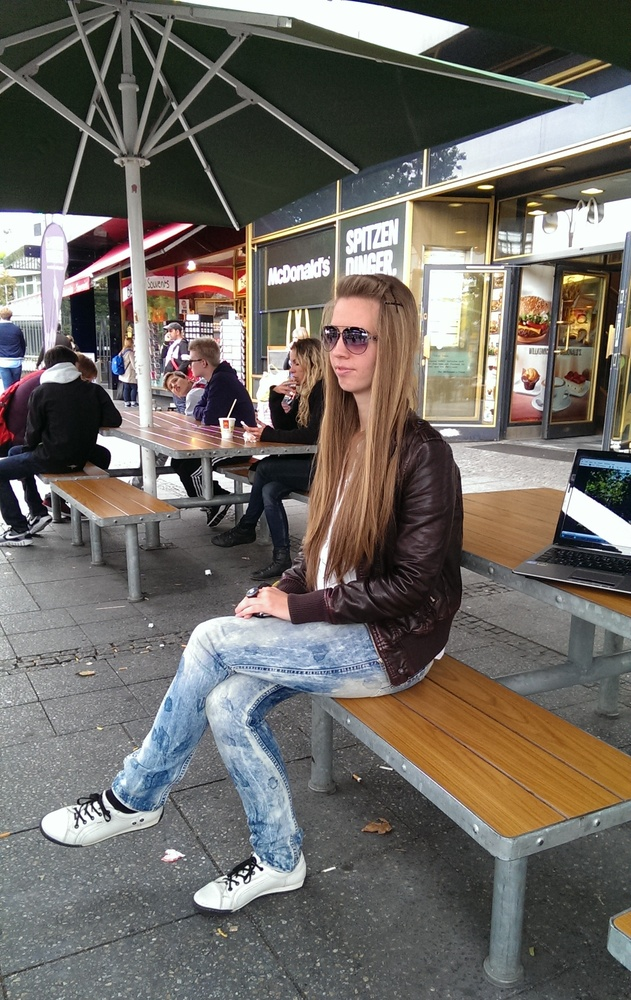
#> input picture Gallery/Denisa.jpg, 631 x 1000 px, shrunk from 1520 x 2410 before the run
$ python -i afremize.py   (imports and definitions only)
#> lines starting #> are read from the running program, lines starting #| are printed output that depends on the picture
### imgIO.py
# Copyright (C) 2015 Jana Cavojska
# This file is part of 'Afremize'.

# 'Afremize' is free software: you can redistribute it and/or modify
# it under the terms of the GNU General Public License as published by
# the Free Software Foundation, version 2 of the License.

# 'Afremize' is distributed in the hope that it will be useful,
# but WITHOUT ANY WARRANTY; without even the implied warranty of
# MERCHANTABILITY or FITNESS FOR A PARTICULAR PURPOSE.  See the
# GNU General Public License for more details.

# You should have received a copy of the GNU General Public License
# along with 'Afremize'.  If not, see <http://www.gnu.org/licenses/>.

from PIL import Image, ImageDraw

# converts the pixel access object pic into a numpy array
def pixelAccessToNumpy(pixelAccess):
    return numpy.array(pixelAccess)


# converts the numpy array nparray into a pixel access object. not working
# [4 lines left out: function numpyToPixelAccess, not called in this run]


# returns an image object. Problem: this actually doesn't work
#def numpyToImage(nparray):
    #return Image.fromarray(nparray)


# loads picture filename and returns its pixel access object
def loadImgAsPixelAccess(filename):
    im = Image.open(filename)
    #draw = ImageDraw.Draw(im)
    return [im, im.load()]


def saveNPimg(outfile, ndarray):
    imsave(outfile, ndarray)


# im is what the Image.open() function returned
def savePixelAccessImg(outfile, im):
    im.save(outfile)


# creates and returns a white image and it pixel access object
# each color value of the pixel access object will be (255, 255, 255, 255)
def createWhiteImg(width, height):
    im = Image.new("RGBA", (width, height), "white")
    pix = im.load()
    return [im, pix]


# creates and returns a transparent image and it pixel access object
# each color value of the pixel access object will be (0, 0, 0, 0)
# [4 lines left out: function createTransparentImg, not called in this run]

### afremize.py
# Copyright (C) 2015 Jana Cavojska
# This file is part of 'Afremize'.

# 'Afremize' is free software: you can redistribute it and/or modify
# it under the terms of the GNU General Public License as published by
# the Free Software Foundation, version 2 of the License.

# 'Afremize' is distributed in the hope that it will be useful,
# but WITHOUT ANY WARRANTY; without even the implied warranty of
# MERCHANTABILITY or FITNESS FOR A PARTICULAR PURPOSE.  See the
# GNU General Public License for more details.

# You should have received a copy of the GNU General Public License
# along with 'Afremize'.  If not, see <http://www.gnu.org/licenses/>.

from __future__ import division
import numpy as np
import random
from random import randint
from PIL import Image, ImageDraw, ImageFilter, ImageEnhance
from skimage.segmentation import felzenszwalb
from math import sqrt, acos, degrees, ceil, floor
import warnings
import os

# own imports:
import imgIO
import brushstroke


# give each felzenszwalb segment a random color to improve their visibility and save the clusters as a new image
# [27 lines left out: functions saveClusteredImage, colorImgSegments, not called in this run]


def colorBackground(inIm, inPix, segmentsByIDlist, outIm, outPix, background="blur"):
    if background == "blur": # use the blurred input image as background for the output image
        outIm = inIm.filter(ImageFilter.BLUR)
        outPix = outIm.load()
    elif background == "cluster":
        outPix = colorImgSegments(inPix, segmentsByIDlist, outPix)
    return outIm, outPix


def getOutfileName(path, output_dir, infile):
    extension = ".png"
    appendix = "__out"
    outfileTmp = infile.split('.')
    filename = ''
    for namepiece in range(0, len(outfileTmp) - 1):
        filename = filename + outfileTmp[namepiece]
    i = 0
    outfile = path + output_dir + filename
    while True or i < 500:
        if os.path.exists(outfile + appendix + extension):
            appendix = appendix + "__out"
        else:
            outfile = outfile + appendix + extension
            break
    return filename, outfile


def clustering(inPixNP, width, height, scale=50, sigma=4.5, min_size=10):
    segmentsNP = felzenszwalb(inPixNP, scale, sigma, min_size)
    # felzenszwalb(image, scale=1, sigma=0.8, min_size=20)
    # image : (width, height, 3) or (width, height) ndarray - Input image.
    # scale : float - Free parameter. Higher means larger clusters.
    # sigma : float - Width of Gaussian kernel used in preprocessing.
    # min_size : int - Minimum component size. Enforced using postprocessing.

    # create a data structure with regionIDs as keys and lists of their pixel coordinates as values:
    maxSegmentID = np.max(segmentsNP)
    segmentsByIDlist = [[] for i in range(maxSegmentID + 1)]
    for y in range(0,height):
        for x in range(0,width):
            regionID = segmentsNP[y,x]
            segmentsByIDlist[regionID].append((x, y))
    return segmentsNP, segmentsByIDlist


def getRegLineCoordinates(minX, maxX, regression, height):
    # create an array regLine with all x and y coordinates of the regression line
    start = regression[0]*(minX**2) + regression[1]*minX + regression[2]
    stop = regression[0]*(maxX**2) + regression[1]*maxX + regression[2]
    numOfPointsX = euclidDist((minX, start), (maxX, stop))
    stepSize = (maxX - minX) / numOfPointsX
    pointsX = (np.arange(minX, maxX + 1, stepSize)).tolist()
    pointsY = list(pointsX)

    stopLen = len(pointsY)
    pointY = 0
    while pointY < stopLen:
        pointsY[pointY] = int(regression[0]*(pointsY[pointY]**2) + regression[1]*pointsY[pointY] + regression[2])
        if pointsY[pointY] < 0 or pointsY[pointY] > height - 1: # this regression point is out of range of the input image, so discard it
            del pointsX[pointY]
            del pointsY[pointY]
            stopLen = stopLen - 1
        else:
            pointY = pointY + 1
    return [[int(i) for i in pointsX], [int(i) for i in pointsY]]


# compute regression lines and rotated bounding boxes of all segments
# linear regression if the mean squared error is small enough, quadratic regression otherwise
def getSegmentParams(segmentsByIDlist_sorted, inPix, drawRegressionLines, inImCopy, inPixCopy, width, height):

    segmentParams = []
    maxSegmentID = len(segmentsByIDlist_sorted) - 1

    if drawRegressionLines:
        inCopyDraw = ImageDraw.Draw(inImCopy)

    for segmentIndex in range(0, maxSegmentID + 1):
        regLine = []
        xList = [x[0] for x in segmentsByIDlist_sorted[segmentIndex][1]]  # list of all x coordinates of this segment
        yList = [x[1] for x in segmentsByIDlist_sorted[segmentIndex][1]]

        degree = 2 # degree of polynomial regression used

        # compute the coefficients of the regression line:
        if len(xList) <= degree+6 or len(yList) <= degree+6: # to fix "ValueError: On entry to DLASCL parameter number 4 had an illegal value" which occurs when there is not enough data for a regression
            continue
        minX = min(xList)
        maxX = max(xList)
        minY = min(yList)
        maxY = max(yList)

        if xList[1:] == xList[:-1] or yList[1:] == yList[:-1]: # because if all the elements in either list are  identical, the regression will fail and the program will exit
            regLine = [xList, yList]
        else: # do the regression
            regressionSuccessful = False
            with warnings.catch_warnings():
                warnings.filterwarnings('error')
                try:
                    regression = np.polyfit(xList, yList, degree)
                    regressionSuccessful = True
                except np.RankWarning: # RankWarning means there's not enough data to do regression properly
                    #print("not enough data for segmentID "+str(segmentID))
                    regressionSuccessful = False

            if not regressionSuccessful:
                continue

            # compute the values of the regression line (pointsX = all x-coordinates, pointsY = all y-coordinates):
            pointsX, pointsY = getRegLineCoordinates(minX, maxX, regression, height)
            regLine = [pointsX, pointsY]

        startPoint = regLine[1][0]  # y coordinate of the regression line starting point
        stopPoint = regLine[1][-1]  # y coordinate of the regression line starting point

        if drawRegressionLines:
            for i in range(0, len(pointsY)):
                # get coordinates that lie on this regression line and WITHIN the borders of the input picture
                inPixCopy[min(max(0,pointsX[i]), width-1), min(max(0,pointsY[i]),height-1)] = (255,255,0)


        # compute the angle of the regression line:
        angle = 0
        if minX != maxX:
            hypotenuse = sqrt((maxX - minX)**2 + (stopPoint - startPoint)**2)
            adjacent = abs(stopPoint - startPoint)
            if stopPoint > startPoint: # both x and y coordinate increase; we have to rotate clockwise by angle
                angle = -degrees(acos(adjacent / hypotenuse))
            elif stopPoint <= startPoint: # rotate counter-clockwise by angle to make segment upright
                angle = degrees(acos(adjacent / hypotenuse))

        segmentID = segmentsByIDlist_sorted[segmentIndex][0]
        numOfPixels = len(segmentsByIDlist_sorted[segmentIndex][1]) - 1
        # bboxN contains the absolute coordinates of the segment's not-rotated bounding box and should be used to determine the segment's position in the input image.
        bboxN = [minX, minY, maxX, maxY]
        segmentParams.append([segmentID, regLine, angle, bboxN, degree, numOfPixels, regression])
    return segmentParams


def euclidDist(p1, p2):
    return sqrt((p1[0] - p2[0])**2 + (p1[1] - p2[1])**2)


# compute a list of random coordinates within this segment where to place complex brushstrokes
# segment is a list of coordinate tuples of this segment
# [18 lines left out: functions getStrokePositions, differenceToNeighbors, not called in this run]


def setParameters(width, height, verbose, randSizes=100, longStrokes=False, strokeWidth=None, strokeHeight=None, strokeDensity=None):
    # stroke width and height:
    if width > height:
        factor = 0.85
    else:
        factor = 1.0
    if strokeWidth == None:
        complex_sizeX = int((width + height) * (0.01 * (2.66667 - 0.000166667 * (width + height))) * factor)
    else:
        complex_sizeX = strokeWidth

    if strokeHeight == None:
        complex_sizeY = complex_sizeX
    else:
        complex_sizeY = strokeHeight

    if longStrokes:
        complex_sizeY = int(complex_sizeX * 1.7)
        complex_sizeX = int(max(1, complex_sizeX * 0.8))


    # stroke density:
    if strokeDensity != None:
        stroke_density = strokeDensity
    elif strokeWidth != None: # if the user specified strokeWidth but not strokeDensity, we try to guess a value for stroke_density which would nicely cover most of the picture with brush strokes
        stroke_density = max(1, strokeWidth // 3)
    elif strokeHeight != None:
        stroke_density = max(1, strokeHeight // 3)
    else:
        stroke_density = max(1, int((width + height) * 0.01 * (1.66667 - 0.000166667 * (width + height))))
    if width > height:
        stroke_density = int(max(1, stroke_density * factor))

    if longStrokes:
        stroke_density = max(1, int(stroke_density * factor ))

    if verbose:
        if randSizes < 100:
            print("strokeWidth: random, max. "+str(complex_sizeX)
                  +"\nstrokeHeight: random, max. "+str(complex_sizeY)
                  +"\nstrokeDensity: random, max. "+str(stroke_density))
        else:
            print("strokeWidth: "+str(complex_sizeX)
                  + "\nstrokeHeight: "+str(complex_sizeY)
                  + "\nstrokeDensity: "+str(stroke_density))
    return complex_sizeX, complex_sizeY, stroke_density


# [32 lines left out: functions randStrokesParams, makeMoreVivid, sampleStartEndColors, not called in this run]


# segmentsByIDlist: a list where the index is the segmentID and the element behind this index is a list of all tuples (x,y) where x,y are coordinates of a pixel belonging to this regionID
# fill the output image with brush strokes and save it
# segmentParams as a list of elements of the form [segmentID, regLine, angle, bbox, degree]
def paintImg_with_brushstrokes(outfile, outIm, outPix, width, height, segmentParams, segmentsByIDlist, inPix, verbose, randSizes=100, longStrokes=False, directedRotate=False, strokeWidth=None, strokeHeight=None, strokeDensity=None, noHairlines=False, noMargins=False, segBound=None, colDiff=500, ground=False, highlight=False, colorify=0, otherfiles=False, felzScale=None, felzSigma=None, felzMinsize=None, webinterface=False):

    # set variables according to parameters passed down from main:
    complex_sizeX, complex_sizeY, stroke_density = setParameters(width, height, verbose, randSizes, longStrokes, strokeWidth, strokeHeight, strokeDensity)

    segmentsByIDlistNP = np.asarray(segmentsByIDlist) # only used by differenceToNeighbors()
    smallSegment_maxSize = segBound if segBound != None else (width * height) // 5000
    largeSegment_minSize = segBound if segBound != None else (width * height) // 5000  # increase constant for more complex strokes.
    if verbose:
        print("segBound: "+str(smallSegment_maxSize))

    # iterate over the segments from largest to smallest, paint the largest segments with complex brushstrokes, the smallest segments with simple brushstrokes, omit the middle-sized ones (all the segments were colored during segmentation anyway, so this saves time)

    smallestSegments = []
    smallSignificantSegments = []
    firstTimeUnderSmallSegmentMaxSize = True
    # density with which complex brushstrokes will be placed within their segments:

    for segment in range(0, len(segmentParams)):
        segmentID, regLine, angle, bboxN, degree, numOfPixels, regression = segmentParams[segment]
        if bboxN == None:
            continue

        regLineStart = (regLine[0][0], regLine[1][0])  # coordinates of the regression line starting point
        regLineStop = (regLine[0][-1], regLine[1][-1]) # coordinates of the regression line stopping point
        regLineLen = int(round(euclidDist(regLineStart, regLineStop)))
        minX, minY, maxX, maxY = bboxN  # the not-rotated bounding box


        #paint a simple brushstroke:
        if numOfPixels <= smallSegment_maxSize:
            simple_sizeY = max(1,regLineLen)  # we want the brush stroke to be the same length as the regression line of its segment
            simple_sizeX = max(1, numOfPixels // simple_sizeY)
            if simple_sizeX == 1 or simple_sizeY == 1: # hairline segment
                smallestSegments.append(segmentID)
            else:
                diffN = differenceToNeighbors(segmentID, segmentsByIDlistNP, inPix, minX, minY, maxX, maxY)
                if diffN >= colDiff:  # the color of this small segment is significantly different from the color of surrounding segments
                    X = regLine[0][0]
                    Y = regLine[1][0]
                    color = inPix[X, Y]
                    brushstroke.simple_brushstroke(outIm, X, Y, simple_sizeX, simple_sizeY, angle, color, regLine)

        # paint a complex brushstroke:
        elif numOfPixels > largeSegment_minSize:
            if ground and maxY > height * 0.9:
                groundSegment = True  # this is a large segment at the bottom of the image. We assume it's the ground.
            else:
                groundSegment = False

            if randSizes < 100:
                complex_sizeXrand, complex_sizeYrand, stroke_densityrand = randStrokesParams(randSizes, complex_sizeX, complex_sizeY, stroke_density)
                coordinates = getStrokePositions(segmentsByIDlist[segmentID], stroke_densityrand, minX, minY, maxX, maxY) # segmentsByIDlist to be replaced by segmentsByIDlist_sorted
            elif groundSegment:
                coordinates = getStrokePositions(segmentsByIDlist[segmentID], int(max(1, stroke_density * 0.4)), minX, minY, maxX, maxY)
            else:
                coordinates = getStrokePositions(segmentsByIDlist[segmentID], stroke_density, minX, minY, maxX, maxY) # segmentsByIDlist to be replaced by segmentsByIDlist_sorted

            if coordinates != None:
                if directedRotate:
                    angleStart = -1*int(angle) - 20
                    angleStop = angleStart + 40
                else:
                    angleStart = randint(-90, 90)
                    angleStop = angleStart + 40
                for posIndex in range(0, len(coordinates)):
                    X, Y = coordinates[posIndex]
                    # sample the colors where brushstroke is to be placed:
                    if randSizes < 100: # brush strokes are supposed to have random sizes
                        startColors, endColors = sampleStartEndColors(inPix, X, Y, width, height, complex_sizeXrand, complex_sizeYrand)

                        # make every 5th brush stroke in otherwise homogenous regions look more vivid:
                        if highlight and posIndex % 5 == 4:
                            startColors, endColors = makeMoreVivid(startColors, endColors)

                        brushstroke.complex_brushstroke(outIm, X, Y, complex_sizeXrand, complex_sizeYrand, startColors, endColors, angleStart, angleStop, arcType="log", groundSegment=groundSegment, colorify=colorify, noMargins=noMargins)
                    else:
                        startColors, endColors = sampleStartEndColors(inPix, X, Y, width, height, complex_sizeX, complex_sizeY)

                        # make every 5th brush stroke in otherwise homogenous regions look more vivid:
                        if highlight and posIndex % 5 == 4:
                            startColors, endColors = makeMoreVivid(startColors, endColors)

                        brushstroke.complex_brushstroke(outIm, X, Y, complex_sizeX, complex_sizeY, startColors, endColors, angleStart, angleStop, arcType="log", groundSegment=groundSegment, colorify=colorify, noMargins=noMargins)

    # now color in the smallest, hairline thin areas for which no brushstrokes could be generated:
    if not noHairlines:
        for segmentID in smallestSegments: # segmentsByIDlist to be replaced by segmentsByIDlist_sorted
            color = inPix[segmentsByIDlist[segmentID][0][0], segmentsByIDlist[segmentID][0][1]]
            for p in range(0, len(segmentsByIDlist[segmentID])):
                outPix[segmentsByIDlist[segmentID][p][0], segmentsByIDlist[segmentID][p][1]] = color

    if not webinterface:
        imgIO.savePixelAccessImg(outfile, outIm) # png


# data structures:
# in segmentsByIDlist_sorted, the segments are sorted by the number of pixels they contain from largest to smallest. Each element of the segmentsByIDlist_sorted list is a list of the form [segmentID, [list of pixel coordinates]]
# in segmentsByIDlist, the segmentID's are the list keys and the list of pixel coordinates for each segmentID is its value
def sortSegmentsBySize(segmentsByIDlist):
    listlen = len(segmentsByIDlist)
    sizes_and_IDs = [[] for i in range(0, listlen)] # list of [numOfPixels, segmentID]
    segmentsByIDlist_sorted = list(sizes_and_IDs) # list copy

    for i in range(0, listlen):
        sizes_and_IDs[i] = [len(segmentsByIDlist[i]), i]
    sizes_and_IDs.sort(reverse=True)  # sort inplace by first element (numOfPixels), descending

    for i in range(0, listlen):
        segmentsByIDlist_sorted[i] = [sizes_and_IDs[i][1], segmentsByIDlist[sizes_and_IDs[i][1]]]

    return segmentsByIDlist_sorted


def saturateImage(inIm, filename, saturation=2.5, otherfiles=False):
    converter = ImageEnhance.Color(inIm)
    saturatedIm = converter.enhance(saturation)
    saturatedPix = saturatedIm.load()
    if otherfiles:
        saturatedIm.save(filename + "_saturated.png")
    return saturatedIm, saturatedPix


# calling this function will start the 'afremize' process. The only obligatory argument is the input file name, 'infile'
def convertImage(infile, inIm=None, path="", input_dir="", output_dir="", verbose=False, strokeWidth=100, strokeHeight=100, randSizes=100, longStrokes=False, directedRotate=False, strokeDensity=70, background='blur', noHairlines=False, noMargins=False, segBound=100, colDiff=500, ground=False, saturation=2.5, highlight=False, colorify=0, otherfiles=False, felzScale=50, felzSigma=4.5, felzMinsize=10, webinterface=False):

#> called with infile = 'Gallery/Denisa.jpg', path = '', input_dir = '', output_dir = '', verbose = False, strokeWidth = 100, strokeHeight = 100, randSizes = 100
    warnings.simplefilter('ignore', np.RankWarning) # ignore warnings when the polyfit function doesn't get enough data
    if inIm == None:
        inIm, inPix = imgIO.loadImgAsPixelAccess(path + input_dir + infile)
#> in loadImgAsPixelAccess, im is the input picture: PIL image 631x1000 RGB; mean R, G, B 110.4, 105.9, 100.3
    else:
        inPix = inIm.load()
    width, height = inIm.size

    drawRegressionLines = otherfiles
    if drawRegressionLines:
        inImCopy = inIm.copy()
        inPixCopy = inImCopy.load()
    else:
        inImCopy = None
        inPixCopy = None

    filename, outfile = getOutfileName(path, output_dir, infile)
    outIm, outPix = imgIO.createWhiteImg(width, height)
    inIm, inPix = saturateImage(inIm, filename, saturation=saturation, otherfiles=otherfiles)
#> in saturateImage, `saturatedIm = converter.enhance(saturation)`:
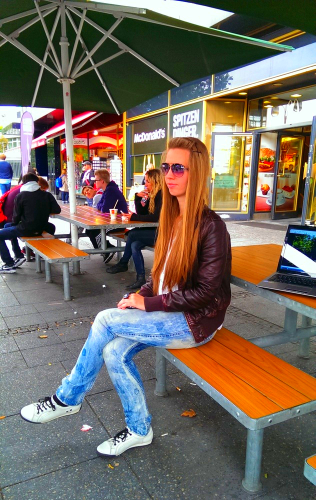
#> saturatedIm: PIL image 631x1000 RGB (shown at 1/2 size); mean R, G, B 115.3, 104.6, 93.4
    inPixNP = np.array(inIm)

    segmentsNP, segmentsByIDlist = clustering(inPixNP, width, height, scale=felzScale, sigma=felzSigma, min_size=felzMinsize)
#> in clustering, `segmentsNP = felzenszwalb(inPixNP, scale, sigma, min_size)`:
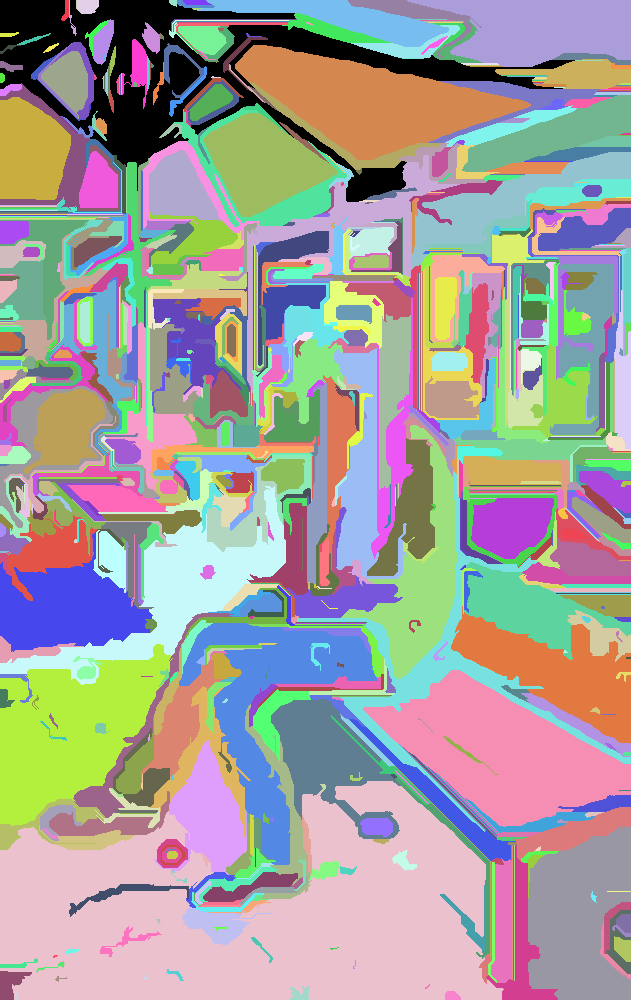
#> segmentsNP: shape (1000, 631) int64; 992 distinct labels, from 0 to 991; one colour per label, 0 black
#> in clustering, `maxSegmentID = np.max(segmentsNP)`: maxSegmentID = 991
#> (the rest of the program and of its run is left out)
